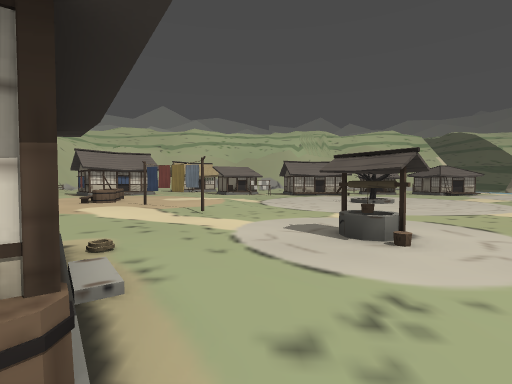
[1] (above)

24 first-person views from a walk through a 3-D level made in the Godot game engine. The camera is 1.5 m above the floor, tilts 2° down and sees 85° across. The floor is counted in squares, 2 m on a side. Each view is taken from the middle of a square. On the plan, view 1 faces up. The plan holds only what a view shows up to about 10 squares ahead; the rest is blank. The place goes on beyond the plan. Some surface patterns are stand-ins.

[2]
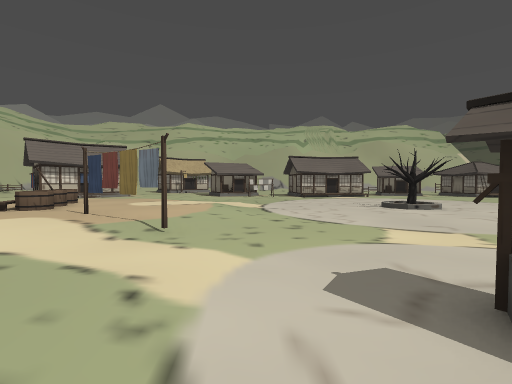

[3]
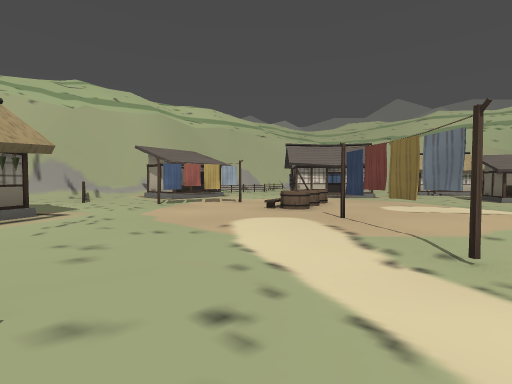

[4]
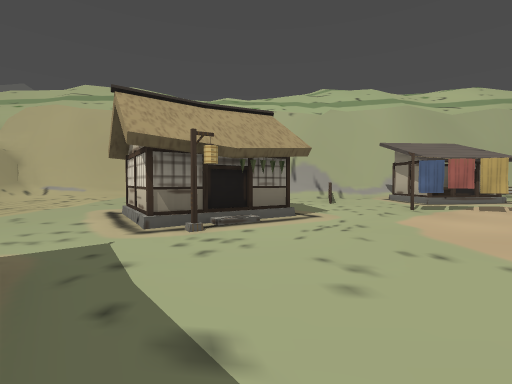

[5]
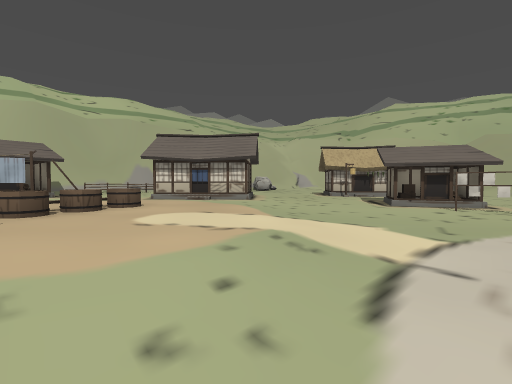

[6]
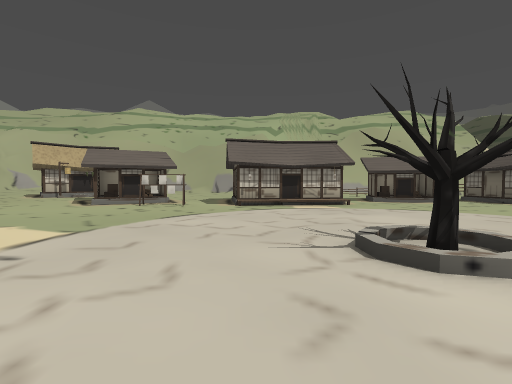

[7]
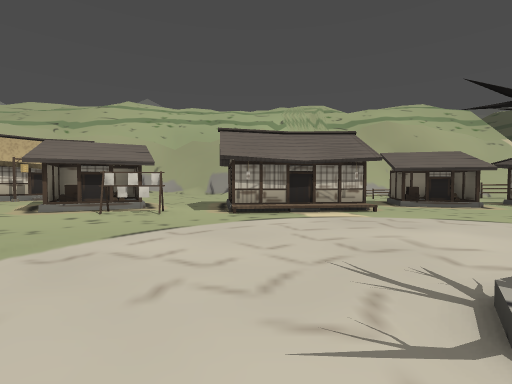

[8]
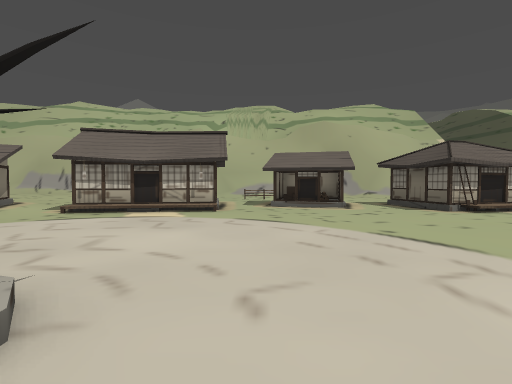

[9]
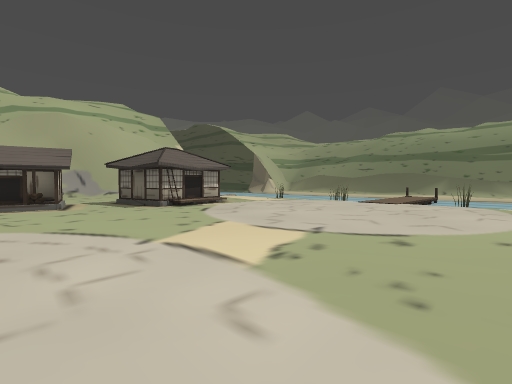

[10]
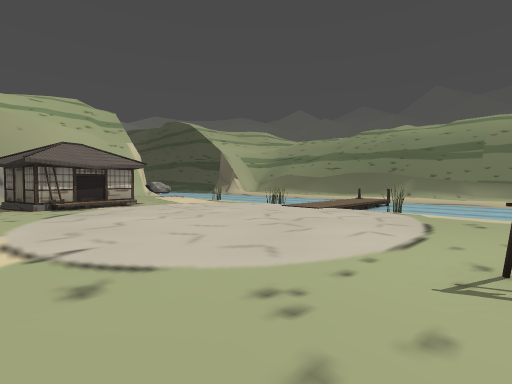

[11]
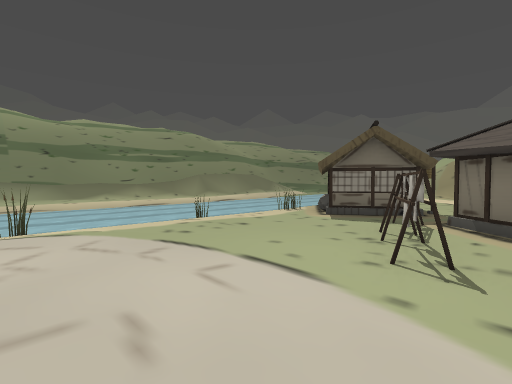

[12]
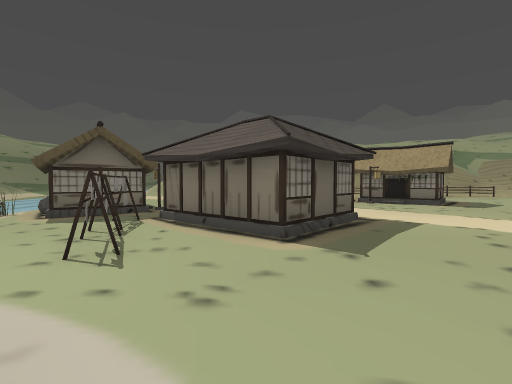

[13]
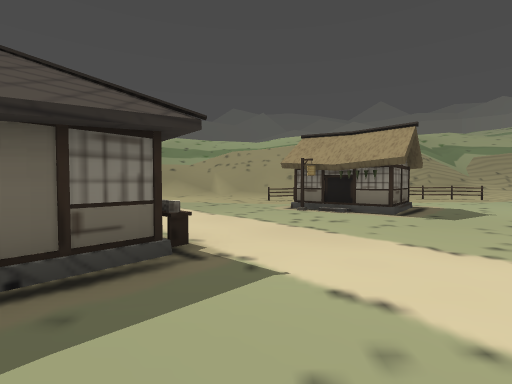

[14]
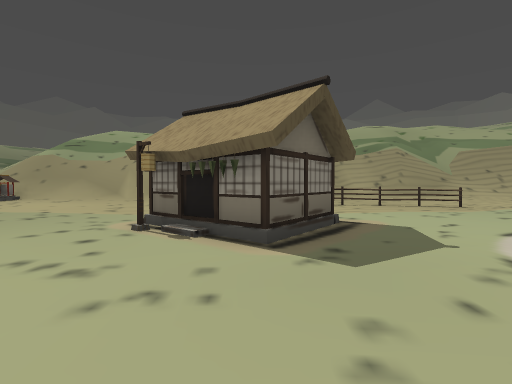

[15]
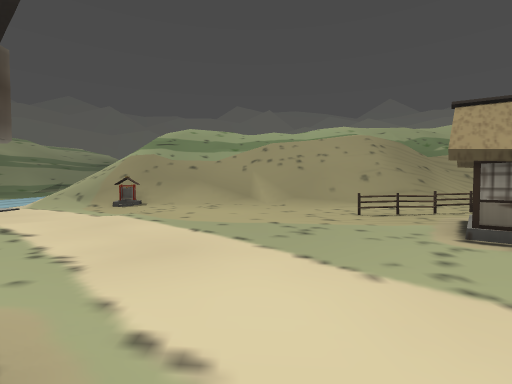

[16]
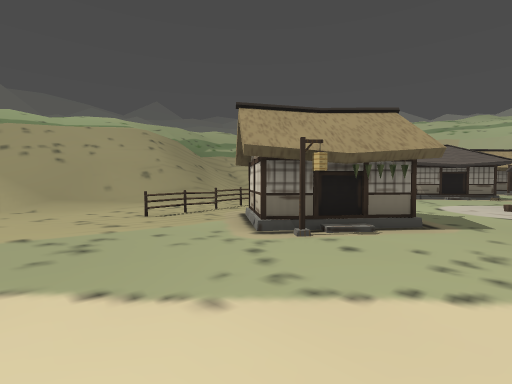

[17]
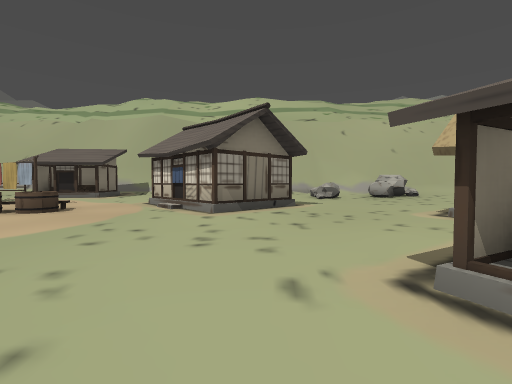

[18]
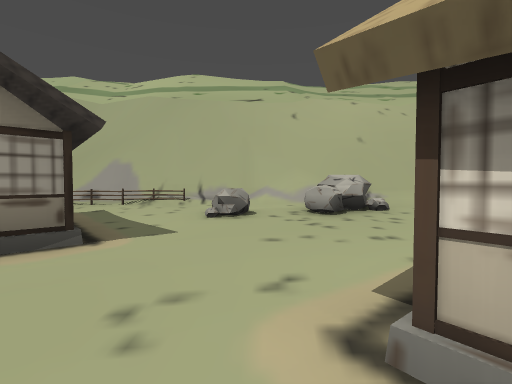

[19]
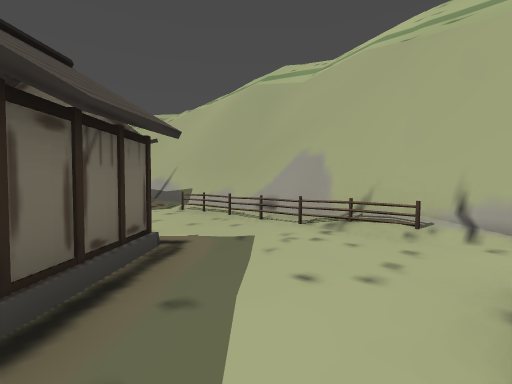

[20]
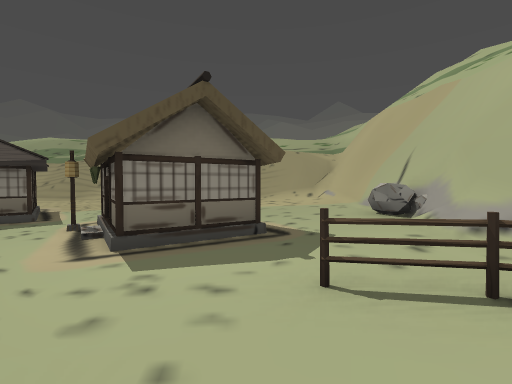

[21]
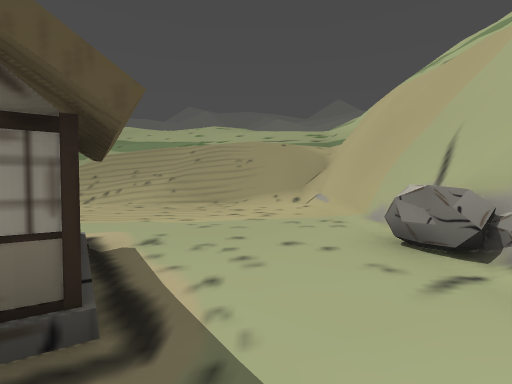

[22]
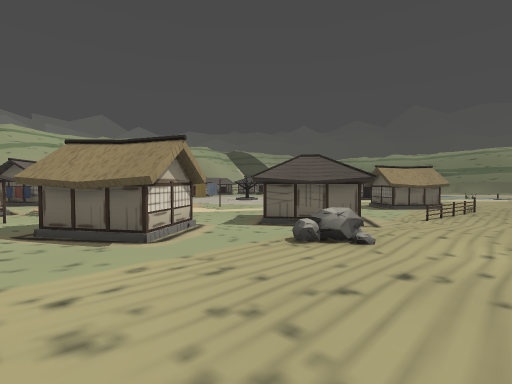

[23]
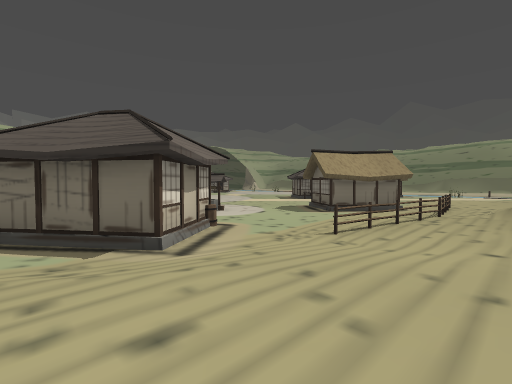

[24]
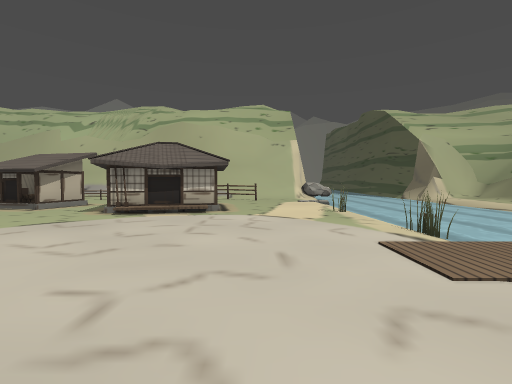

### Floor plan
Key: @ floor where view 1 was taken; # wall or solid block; . main floor; : floor 0.25 m higher than the main floor; + floor 0.5 m higher than the main floor; * floor 0.75 m higher than the main floor; % floor 1.25 m higher than the main floor; / step, stairs or slope; = window, fence, low wall or low ledge; ≈ water the walk keeps out of; ^ raised ledge; v drop or lower ground; B barrel; T tree; S shed; F fence; R streetlight; A rack; E bench; C rock; O other object.
Columns run from 15 left of view 1 to 23 right of it. Each row starts with its distance up from view 1.
 22  //#//++
 21  //#CC+++ ##  ::..   ..SSS..  .... ≈≈≈≈
 20  /v#*C+++:#R  /:./#  /.S S.#  /.../≈≈≈≈
 19  /#/*C++++:::SS/./###/../..###/..O/≈≈≈≈
 18 =/##+C+++++::SSS:.#+//......//..../≈≈≈
 17 =v##+++++++::::AA................./≈≈≈
 16 vv#F+++##++::::...................O≈≈
 15 /v#F++####+::::.................../
 14 /v#/++ ##++::::/.................:::
 13 //#F*+++++++:::.................../≈≈
 12 /v#/**+++++++:/.....T.............O≈≈≈≈
 11 /v#/*S/:+==:::/................... ≈≈≈≈
 10 /v#/SS*+:/v::::................... ≈≈≈≈
  9  v##SS+#://::::/.............A.... ≈≈≈≈
  8    #*++#::::##/:...........#.A....O≈≈≈≈
  7   ##**+/:::::/#...........##.AA... ≈≈≈
  6  v#%*F+++::/:::..::/.....E ###A... ≈≈
  5  /v#**+++:::::::.::......./  .##OO ≈
  4   v#*+###+:::::::#:........  .R
  3  v##**/##R:::#:::::............    ≈
  2 /v#C*++##/::##/:::...##R...:...    ≈
  1 /v#/**+++++:# B:::..###..::::...
  0 /v#/**+++++:/#/@::::.##..::::..:
 -1 /v#/***++/C/::::::::::..::::::...
 -2 //##*****+/+++:::FF:FFF.::::::...
 -3 /v##*******+++:::::::///::::::...:
 -4 //#///////*++++//::///=////:::^.//

Where each view was taken, in squares from view 1:
view 1: 0 up, 0 right, facing up
view 2: 3 up, 0 right, facing up
view 3: 4 up, 1 left, facing up-left
view 4: 4 up, 2 left, facing left
view 5: 9 up, 1 right, facing up-left
view 6: 9 up, 3 right, facing up
view 7: 11 up, 3 right, facing up
view 8: 11 up, 7 right, facing up
view 9: 10 up, 8 right, facing up-right
view 10: 9 up, 11 right, facing up-right
view 11: 12 up, 13 right, facing down-right
view 12: 12 up, 12 right, facing down
view 13: 9 up, 9 right, facing down
view 14: 6 up, 6 right, facing down
view 15: 5 up, 11 right, facing down
view 16: 4 up, 11 right, facing down-left
view 17: 16 up, 0 right, facing left
view 18: 19 up, 4 left, facing left
view 19: 18 up, 8 left, facing down-left
view 20: 8 up, 9 left, facing down
view 21: 5 up, 10 left, facing down
view 22: 4 down, 10 left, facing up-right
view 23: 4 down, 4 left, facing up-right
view 24: 11 up, 16 right, facing up
